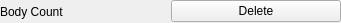
<?xml version="1.0" encoding="UTF-8"?>
<ui version="4.0">
 <class>Form</class>
 <widget class="QWidget" name="Form">
  <property name="geometry">
   <rect>
    <x>0</x>
    <y>0</y>
    <width>341</width>
    <height>23</height>
   </rect>
  </property>
  <property name="windowTitle">
   <string>Form</string>
  </property>
  <layout class="QHBoxLayout" name="horizontalLayout">
   <property name="spacing">
    <number>0</number>
   </property>
   <property name="margin">
    <number>0</number>
   </property>
   <item>
    <widget class="QLabel" name="bodyCountLabel">
     <property name="text">
      <string>Body Count</string>
     </property>
    </widget>
   </item>
   <item>
    <widget class="QPushButton" name="deleteButton">
     <property name="text">
      <string>Delete</string>
     </property>
    </widget>
   </item>
  </layout>
 </widget>
 <resources/>
 <connections/>
</ui>
